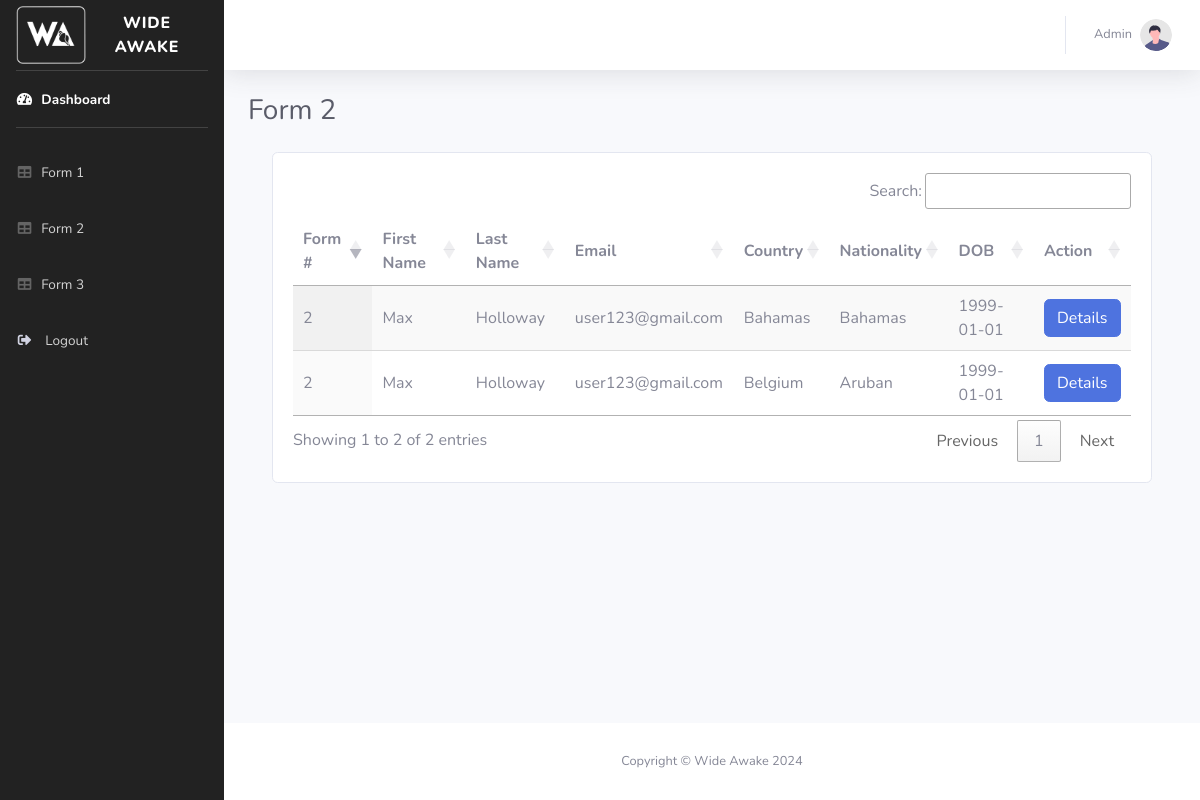
/admin/form2.php (signed in), run on the app's committed database.
### tables this page shows
CREATE TABLE `forms` (
  `id` int(11) NOT NULL,
  `first_name` varchar(255) DEFAULT NULL,
  `last_name` varchar(255) DEFAULT NULL,
  `stage_name` varchar(255) DEFAULT NULL,
  `dob` varchar(255) DEFAULT NULL,
  `country` varchar(255) DEFAULT NULL,
  `nationality` varchar(255) DEFAULT NULL,
  `other_nationality_1` varchar(255) DEFAULT NULL,
  `other_nationality_2` varchar(255) DEFAULT NULL,
  `other_nationality_3` varchar(255) DEFAULT NULL,
  `email` varchar(255) DEFAULT NULL,
  `address` varchar(255) DEFAULT NULL,
  `country_code` varchar(255) DEFAULT NULL,
  `number` varchar(255) DEFAULT NULL,
  `website` varchar(255) DEFAULT NULL,
  `tiktok` varchar(255) DEFAULT NULL,
  `meta` varchar(255) DEFAULT NULL,
  `instagram` varchar(255) DEFAULT NULL,
  `threads` varchar(255) DEFAULT NULL,
  `snapchat` varchar(255) DEFAULT NULL,
  `twitter` varchar(255) DEFAULT NULL,
  `weibo` varchar(255) DEFAULT NULL,
  `soundcloud` varchar(255) DEFAULT NULL,
  `bandcamp` varchar(255) DEFAULT NULL,
  `pinterest` varchar(255) DEFAULT NULL,
  `twitch` varchar(255) DEFAULT NULL,
  `linkedin` varchar(255) DEFAULT NULL,
  `youtube` varchar(255) DEFAULT NULL,
  `vimeo` varchar(255) DEFAULT NULL,
  `question_1` varchar(255) DEFAULT NULL,
  `question_2` varchar(255) DEFAULT NULL,
  `question_3` longtext DEFAULT NULL,
  `question_4` varchar(255) DEFAULT NULL,
  `question_5` varchar(255) DEFAULT NULL,
  `question_6` varchar(255) DEFAULT NULL,
  `are_you` varchar(255) DEFAULT NULL,
  `school` varchar(255) DEFAULT NULL,
  `events` varchar(255) DEFAULT NULL,
  `file_upload` varchar(255) DEFAULT NULL,
  `status` int(2) DEFAULT NULL
);

### admin/form2.php (the view, shortened to what this page needs)
<?php
include('includes/function.php');
if(isset($_SESSION['wide_awake_username']) && isset($_SESSION['wide_awake_admin']))
    {
?>
<?php include('components/header.php');
 ?>
<?php include('components/sidebar.php');
 ?>
        <div id="content-wrapper" class="d-flex flex-column">
            <div id="content">
                <nav class="navbar navbar-expand navbar-light bg-white topbar mb-4 static-top shadow">
                    <ul class="navbar-nav ml-auto">
                        <li class="nav-item dropdown no-arrow">
                            <a class="nav-link dropdown-toggle" href="#" id="userDropdown" role="button"
                                data-toggle="dropdown" aria-haspopup="true" aria-expanded="false">
                                <span class="mr-2 d-none d-lg-inline text-gray-600 small">Admin</span>
                                <img class="img-profile rounded-circle"
                                    src="img/undraw_profile.svg">
                            </a>
                        </li>
                    </ul>
                </nav>
                <div class="container-fluid">
                    <div class="d-sm-flex align-items-center justify-content-between mb-4">
                        <h1 class="h3 mb-0 text-gray-800">Form 2</h1>
                    </div>
                    <div class="container">
                        <div class="card">
                            <div class="card-body">
        <table id="formData" class="display" style="width:100%">
        <thead>
                <tr>
                    <th>Form #</th>
                    <th>First Name</th>
                    <th>Last Name</th>
                    <th>Email</th>
                    <th>Country</th>
                    <th>Nationality</th>
                    <th>DOB</th>
                    <th>Action</th>
                </tr>
            </thead>
            <tbody>
                <?php
                $query="select * from forms where status='2'  order by id desc;";
                    $rec=mysqli_query($conn,$query);
                    while($row=mysqli_fetch_array($rec)){
                ?>
<tr>
                    <td><?php echo $row['status']; ?></td>
                    <td><?php echo $row['first_name']; ?></td>
                    <td><?php echo $row['last_name']; ?></td>
                    <td><?php echo $row['email']; ?></td>
                    <td><?php echo $row['country']; ?></td>
                    <td><?php echo $row['nationality']; ?></td>
                    <td><?php echo $row['dob']; ?></td>
                    <td><a href="details.php?id=<?php echo $row['id']; ?>" class="btn btn-primary">Details</a></td>
                </tr>
                <?php
                }
                ?>
            </tbody>
        </table>
         </div>
                        </div>
    </div>
                </div>
            </div>
            <?php include('components/footer.php');
 ?>
        </div>
    </div>
</body>
</html>
<?php
}
    else
    {
        header('location:login.php');
    }
?>

### data on the page
forms: status "2", first_name "Max", last_name "Holloway", email "user123@gmail.com", country "Bahamas", nationality "Bahamas", dob "1999-01-01"
forms: status "2", first_name "Max", last_name "Holloway", email "user123@gmail.com", country "Belgium", nationality "Aruban", dob "1999-01-01"
